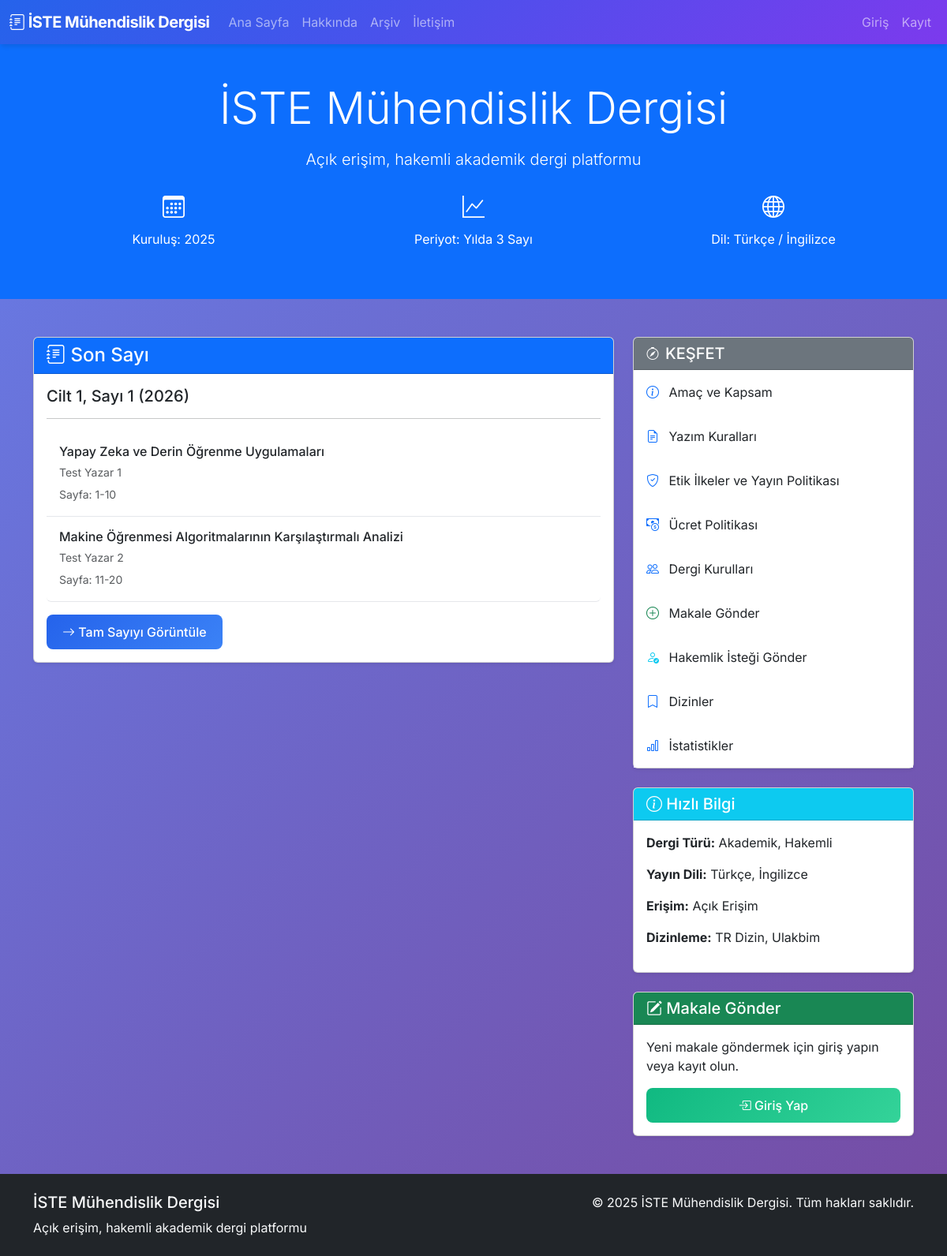
The page / on the database its author committed.
### tables this page shows
CREATE TABLE articles (
                id TEXT PRIMARY KEY,
                title TEXT NOT NULL,
                author TEXT NOT NULL,
                authors TEXT,
                pages TEXT,
                status TEXT NOT NULL,
                volume TEXT,
                issue TEXT,
                year TEXT,
                editor TEXT,
                field_editor TEXT,
                reviewers TEXT,
                decisions TEXT,
                scheduled INTEGER DEFAULT 0,
                created_at TIMESTAMP DEFAULT CURRENT_TIMESTAMP,
                updated_at TIMESTAMP DEFAULT CURRENT_TIMESTAMP
            , file_path TEXT, field_editor_recommendation TEXT);

### app.py (the view)
@app.route('/')
def home():
    published_issues = db.get_published_issues()
    latest_articles = []
    if published_issues:
        latest = published_issues[0]
        print(f"DEBUG: Son sayı - Yıl: {latest['year']}, Cilt: {latest['volume']}, Sayı: {latest['issue']}")
        latest_articles = db.get_articles_by_volume_issue(
            latest['volume'], latest['issue'], latest['year']
        )
    return render_template('home.html',
                         published_issues=published_issues,
                         latest_articles=latest_articles)

### Dergi_Yonetim_Sistemi/database.py (called while the page is built)
    def get_connection(self):
        conn = sqlite3.connect(self.db_name)
        conn.row_factory = sqlite3.Row  # Sözlük benzeri erişim için
        return conn

    def get_articles_by_volume_issue(self, volume: str, issue: str, year: str) -> List[Dict]:
        conn = self.get_connection()
        cursor = conn.cursor()
        cursor.execute("""
            SELECT * FROM articles
            WHERE volume = ? AND issue = ? AND year = ?
            ORDER BY pages ASC
        """, (volume, issue, year))
        rows = cursor.fetchall()
        conn.close()
        articles = []
        for row in rows:
            articles.append(self._row_to_article_dict(row))
        return articles

### templates/home.html (shortened to what this page needs)
{% extends "base.html" %}
{% block content %}
<div class="container-fluid px-0">
    <div class="bg-primary text-white py-5">
        <div class="container text-center">
            <h1 class="display-4 mb-3">İSTE Mühendislik Dergisi</h1>
            <p class="lead">Açık erişim, hakemli akademik dergi platformu</p>
            <div class="row mt-4">
                <div class="col-md-4">
                    <i class="bi bi-calendar3 fs-3"></i>
                    <p class="mt-2">Kuruluş: 2025</p>
                </div>
                <div class="col-md-4">
                    <i class="bi bi-graph-up fs-3"></i>
                    <p class="mt-2">Periyot: Yılda 3 Sayı</p>
                </div>
                <div class="col-md-4">
                    <i class="bi bi-globe fs-3"></i>
                    <p class="mt-2">Dil: Türkçe / İngilizce</p>
                </div>
            </div>
        </div>
    </div>
    <div class="container my-5">
        <div class="row">
            <div class="col-lg-8 mb-4">
                <div class="card shadow-sm">
                    <div class="card-header bg-primary text-white">
                        <h4 class="mb-0"><i class="bi bi-journal-text"></i> Son Sayı</h4>
                    </div>
                    <div class="card-body">
                        {% if published_issues %}
                            {% set latest = published_issues[0] %}
                            <h5>Cilt {{ latest.volume }}, Sayı {{ latest.issue }} ({{ latest.year }})</h5>
                            <hr>
                            {% if latest_articles %}
                                <div class="list-group">
                                    {% for article in latest_articles %}
                                    <div class="list-group-item">
                                        <h6 class="mb-1">{{ article.title }}</h6>
                                        <p class="mb-1 text-muted">
                                            <small>{{ article.authors or article.author }}</small>
                                        </p>
                                        {% if article.pages %}
                                        <small class="text-muted">Sayfa: {{ article.pages }}</small>
                                        {% endif %}
                                    </div>
                                    {% endfor %}
                                </div>
                            {% else %}
                                <p class="text-muted">Bu sayıda henüz makale yok.</p>
                            {% endif %}
                            <div class="mt-3">
                                <a href="{{ url_for('issue_detail', volume=latest.volume, issue=latest.issue, year=latest.year) }}"
                                   class="btn btn-primary">
                                    <i class="bi bi-arrow-right"></i> Tam Sayıyı Görüntüle
                                </a>
                            </div>
                        {% else %}
                            <p class="text-muted">Henüz yayınlanmış sayı bulunmamaktadır.</p>
                        {% endif %}
                    </div>
                </div>
            </div>
            <div class="col-lg-4">
                <div class="card shadow-sm mb-4">
                    <div class="card-header bg-secondary text-white d-flex align-items-center">
                        <i class="bi bi-compass me-2"></i>
                        <h5 class="mb-0">KEŞFET</h5>
                    </div>
                    <div class="card-body p-0">
                        <div class="list-group list-group-flush">
                            <a href="{{ url_for('discover_aim_and_scope') }}" class="list-group-item list-group-item-action border-0">
                                <i class="bi bi-info-circle me-2 text-primary"></i> Amaç ve Kapsam
                            </a>
                            <a href="{{ url_for('discover_writing_guidelines') }}" class="list-group-item list-group-item-action border-0">
                                <i class="bi bi-file-earmark-text me-2 text-primary"></i> Yazım Kuralları
                            </a>
                            <a href="{{ url_for('discover_ethics_policy') }}" class="list-group-item list-group-item-action border-0">
                                <i class="bi bi-shield-check me-2 text-primary"></i> Etik İlkeler ve Yayın Politikası
                            </a>
                            <a href="{{ url_for('discover_fee_policy') }}" class="list-group-item list-group-item-action border-0">
                                <i class="bi bi-cash-coin me-2 text-primary"></i> Ücret Politikası
                            </a>
                            <a href="{{ url_for('discover_editorial_boards') }}" class="list-group-item list-group-item-action border-0">
                                <i class="bi bi-people me-2 text-primary"></i> Dergi Kurulları
                            </a>
                            {% if not session.username %}
                            <a href="{{ url_for('login') }}" class="list-group-item list-group-item-action border-0">
                                <i class="bi bi-plus-circle me-2 text-success"></i> Makale Gönder
                            </a>
                            <a href="{{ url_for('reviewer_request') }}" class="list-group-item list-group-item-action border-0">
                                <i class="bi bi-person-check me-2 text-info"></i> Hakemlik İsteği Gönder
                            </a>
                            {% endif %}
                            <a href="{{ url_for('discover_indexes') }}" class="list-group-item list-group-item-action border-0">
                                <i class="bi bi-bookmark me-2 text-primary"></i> Dizinler
                            </a>
                            <a href="{{ url_for('statistics') if session.username else '#' }}" class="list-group-item list-group-item-action border-0">
                                <i class="bi bi-bar-chart me-2 text-primary"></i> İstatistikler
                            </a>
                        </div>
                    </div>
                </div>
                <div class="card shadow-sm mb-4">
                    <div class="card-header bg-info text-white">
                        <h5 class="mb-0"><i class="bi bi-info-circle"></i> Hızlı Bilgi</h5>
                    </div>
                    <div class="card-body">
                        <p><strong>Dergi Türü:</strong> Akademik, Hakemli</p>
                        <p><strong>Yayın Dili:</strong> Türkçe, İngilizce</p>
                        <p><strong>Erişim:</strong> Açık Erişim</p>
                        <p><strong>Dizinleme:</strong> TR Dizin, Ulakbim</p>
                    </div>
                </div>
                <div class="card shadow-sm">
                    <div class="card-header bg-success text-white">
                        <h5 class="mb-0"><i class="bi bi-pencil-square"></i> Makale Gönder</h5>
                    </div>
                    <div class="card-body">
                        <p>Yeni makale göndermek için giriş yapın veya kayıt olun.</p>
                        {% if not session.username %}
                        <a href="{{ url_for('login') }}" class="btn btn-success w-100">
                            <i class="bi bi-box-arrow-in-right"></i> Giriş Yap
                        </a>
                        {% else %}
                        <a href="{{ url_for('new_submission') }}" class="btn btn-success w-100">
                            <i class="bi bi-plus-circle"></i> Yeni Makale Gönder
                        </a>
                        {% endif %}
                    </div>
                </div>
            </div>
        </div>
    </div>
</div>
{% endblock %}

### static/css/style.css (style rules this page uses)
:root { --primary-color: #2563eb; --secondary-color: #7c3aed; --success-color: #10b981; --warning-color: #f59e0b; --danger-color: #ef4444; --info-color: #06b6d4; --dark-color: #1f2937; --light-bg: #f8fafc; --border-color: #e5e7eb; --shadow-sm: 0 1px 2px 0 rgba(0, 0, 0, 0.05); --shadow-md: 0 4px 6px -1px rgba(0, 0, 0, 0.1); --shadow-lg: 0 10px 15px -3px rgba(0, 0, 0, 0.1); }
body { font-family: 'Inter', 'Segoe UI', Tahoma, Geneva, Verdana, sans-serif; background: linear-gradient(135deg, #667eea 0%, #764ba2 100%); min-height: 100vh; }
.btn { border-radius: 0.5rem; font-weight: 500; padding: 0.625rem 1.25rem; transition: all 0.3s ease; border: none; }
.btn-primary { background: linear-gradient(135deg, var(--primary-color) 0%, #3b82f6 100%); }
.btn-success { background: linear-gradient(135deg, var(--success-color) 0%, #34d399 100%); }
.list-group-item { border: none; border-bottom: 1px solid var(--border-color); padding: 1rem; transition: all 0.2s ease; }
.card { animation: fadeIn 0.5s ease; }
.card { transition: all 0.3s cubic-bezier(0.4, 0, 0.2, 1); }
.btn { position: relative; overflow: hidden; }
.btn::before { content: ''; position: absolute; top: 50%; left: 50%; width: 0; height: 0; border-radius: 50%; background: rgba(255, 255, 255, 0.3); transform: translate(-50%, -50%); transition: width 0.6s, height 0.6s; }

### rows shown on the page
articles: title "Yapay Zeka ve Derin Öğrenme Uygulamaları", authors "Test Yazar 1", pages "1-10"
articles: title "Makine Öğrenmesi Algoritmalarının Karşılaştırmalı Analizi", authors "Test Yazar 2", pages "11-20"

### other values the page prints
{{ latest.volume }} "1"
{{ latest.issue }} "1"
{{ latest.year }} "2026"
